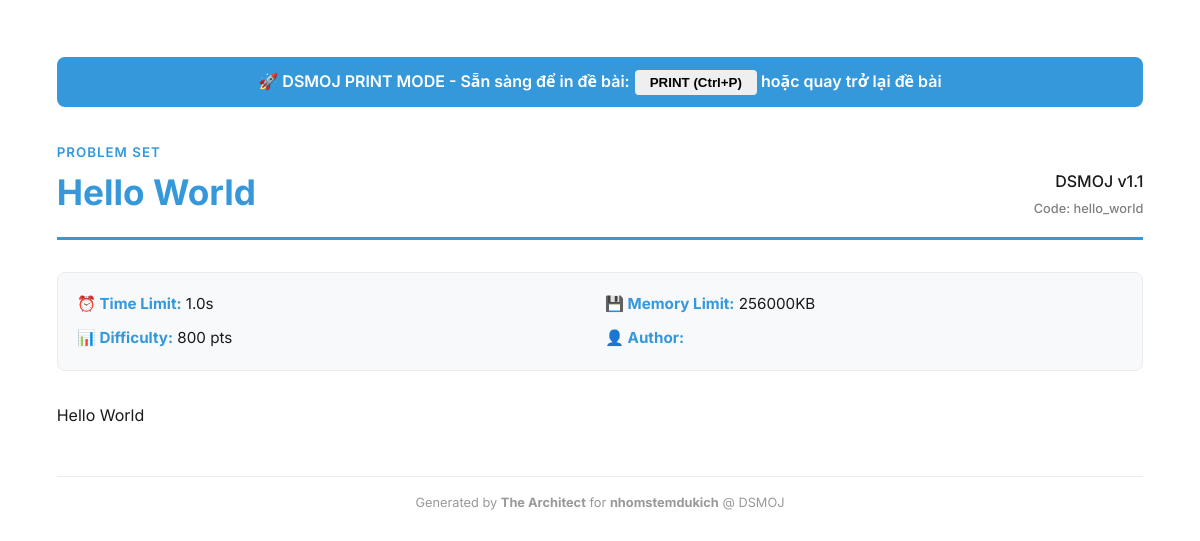
The app's page /problem/hello_world/printed_view/ with its own data.
### judge/models.py (models this page shows, shortened)
class Problem(models.Model):
    title = models.CharField(max_length=200)
    description = MarkdownxField()
    time_limit = models.FloatField(default=1.0) # Giây
    memory_limit = models.IntegerField(default=256000) # KB
    test_cases = models.JSONField(null=True,blank=True)
    difficulty = models.IntegerField(default=800)
    problem_code = models.CharField(max_length=200, default="")
    categories = models.ManyToManyField(Category, related_name="problems")
    show_test = models.BooleanField(default=True)
    is_for_contest = models.BooleanField(default=False)

### judge/views.py (the view)
# urls.py: path('problem/<str:problem_code>/printed_view/', views.problem_print),
def problem_print(request, problem_code):
    problem = get_object_or_404(Problem, problem_code=problem_code)
    now = timezone.now()
    user = request.user
    active_contest = None
    if user.is_authenticated:
        active_contest = user.contests_joined.filter(
            start_time__lte=now,
            end_time__gte=now
        ).first()
    show_contest_mode = request.session.get('is_focused', True)
    if active_contest and show_contest_mode:
        if not active_contest.problem.filter(id=problem.id).exists():
            messages.warning(request, "Bài này không nằm trong cuộc thi hiện tại!")
            return redirect('problems_list')
    context = {
        'problem': problem,
        'active_contest': active_contest,
        'show_contest_mode': show_contest_mode,
    }
    return render(request, 'view_printed_problemset.html', context)

### judge/context_processors.py (called while the page is built)
def contest_status(request):
    now = timezone.now()
    user = request.user
    active_contest = None
    if user.is_authenticated:
        active_contest = user.contests_joined.filter(
            start_time__lte=now,
            end_time__gte=now
        ).first()
    show_contest_mode = request.session.get('is_focused', True)
    return {
        'active_contest': active_contest,
        'show_contest_mode': show_contest_mode,
    }

### judge/templates/view_printed_problemset.html (shortened to what this page needs)
<!DOCTYPE html>
<html lang="vi">
<head>
    <link rel="stylesheet" href="https://cdn.jsdelivr.net/npm/katex@0.16.9/dist/katex.min.css">
</head>
<body>
    <div class="no-print no-print-banner">
        🚀 DSMOJ PRINT MODE - Sẵn sàng để in đề bài:
        <button onclick="window.print()" style="margin-left: 1px; cursor: pointer; padding: 5px 15px; border-radius: 4px; border: none; font-weight: bold;">PRINT (Ctrl+P)</button>
        hoặc <a href="/problem/{{problem.problem_code}}", style="color: white; text-decoration: none;">quay trở lại đề bài</a>
    </div>
    <div class="print-header">
        <div>
            <small style="color: var(--primary); font-weight: 600; letter-spacing: 1px;">PROBLEM SET</small>
            <h1>{{ problem.title }}</h1>
        </div>
        <div style="text-align: right; font-weight: 500;">
            DSMOJ v1.1<br>
            <span style="color: gray; font-size: 0.8rem;">Code: {{ problem.problem_code }}</span>
        </div>
    </div>
    <div class="problem-meta">
        <div class="meta-item"><b>⏰ Time Limit:</b> {{problem.time_limit}}s</div>
        <div class="meta-item"><b>💾 Memory Limit:</b> {{problem.memory_limit}}KB</div>
        <div class="meta-item"><b>📊 Difficulty:</b> {{problem.difficulty}} pts</div>
        <div class="meta-item"><b>👤 Author:</b> {{ problem.author }}</div>
    </div>
    <div id="render-target" class="markdown-body">
    </div>
    <footer style="margin-top: 3rem; border-top: 1px solid var(--gray-medium); padding-top: 1rem; font-size: 0.8rem; text-align: center; color: #999;">
        Generated by <b>The Architect</b> for <b>nhomstemdukich</b> @ DSMOJ
    </footer>
</body>
</html>

### judge/templates/view_printed_problemset.html (style rules this page uses)
:root { --primary: #3498db; --text: #1a1a1a; --gray-medium: #e9ecef; --code-bg: #2d3436; }
body { font-family: 'Inter', system-ui, -apple-system, sans-serif; line-height: 1.6; color: var(--text); background-color: #ffffff; margin: 0; padding: 1.5cm; }
.print-header { border-bottom: 3px solid var(--primary); padding-bottom: 1rem; margin-bottom: 2rem; display: flex; justify-content: space-between; align-items: flex-end; }
.print-header h1 { margin: 0; color: var(--primary); font-size: 2.2rem; font-weight: 700; }
.problem-meta { display: grid; grid-template-columns: repeat(2, 1fr); gap: 10px; background: #f8f9fa; padding: 1.2rem; border-radius: 8px; border: 1px solid var(--gray-medium); margin-bottom: 2rem; font-size: 0.95rem; }
.meta-item b { color: var(--primary); }
.no-print-banner { background: var(--primary); color: white; padding: 12px; text-align: center; border-radius: 8px; margin-bottom: 2rem; font-weight: 600; }

### records on screen
Problem: title "Hello World", problem_code "hello_world", time_limit "1.0", memory_limit "256000", difficulty "800"
